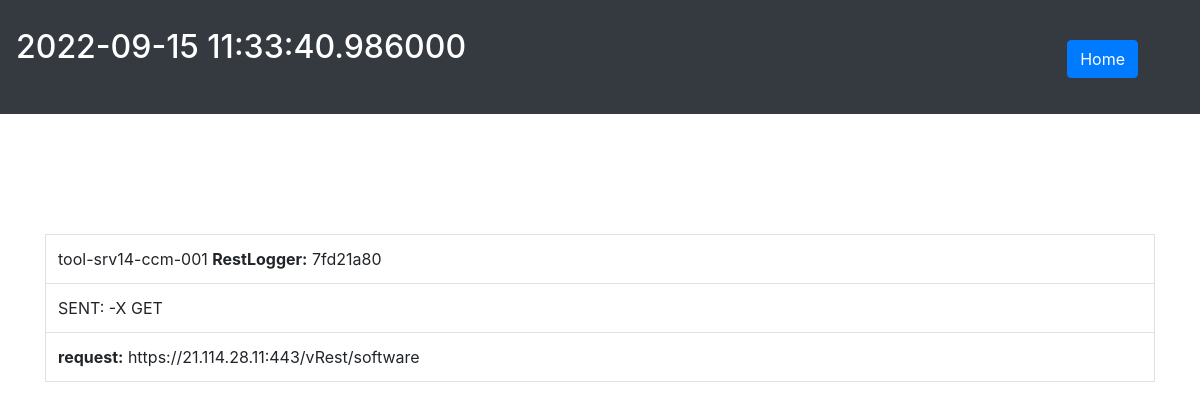
Page /log/1/ on the committed database.
### timeline/models.py (models this page shows)
class Log(models.Model):
    class type_T(models.TextChoices):
        SENT = 'SENT', _('SENT')
        RECEIVED = 'RECEIVED', _('RECEIVED')
        CONF_SENT = 'CONF SENT', _('CONF SENT')
        CONF_RECEIVED = 'CONF RECEIVED', _('CONF RECEIVED')
    ID = models.IntegerField(primary_key=True)
    dateTime = models.DateTimeField()
    type = models.CharField(max_length=20, choices=type_T.choices) #SENT/RECEIVED
    restLogger = models.CharField(max_length=64)
    hostname = models.CharField(max_length=64)
    timeline = models.ForeignKey(Timeline, on_delete=models.CASCADE)

class Request(models.Model):
    class requestType_T(models.TextChoices):
        GET = 'GET', _('GET')
        POST = 'POST', _('POST')
    ID = models.IntegerField(primary_key=True)
    requestType = models.CharField(max_length=4, choices=requestType_T.choices) #GET/POST
    URL = models.CharField(max_length=256)
    params = models.CharField(max_length=64)
    log = models.ForeignKey(Log, on_delete=models.CASCADE)

### timeline/views.py (the view)
# urls.py: path('log/<int:id>/', views.log, name='timeline-log'),
def log(request, id):
    log_ = Log.objects.filter(ID=id).first()
    request_ = Request.objects.filter(log = log_).first()
    data_ = Data.objects.filter(log=log_).first()
    context = {
        'log': log_,
        'request': request_,
        'data': data_
    }
    try:
        return render(request, 'timeline/log.html', context)
    except:
        return render(request, 'timeline/connection_error.html')

### timeline/templates/timeline/log.html (shortened to what this page needs)
{% extends "timeline/base.html" %}
{% block content %}
<div class="p-3 bg-dark text-white">
    <h2 style="margin-top: 1%;"> {{ log.dateTime|date:'Y-m-d H:i:s.u' }} </h2>
    <a href="{% url 'timeline-home' %}"><button class="btn btn-primary" style="margin-left: 90%; margin-top: -5%;">Home</button></a>
</div>
<div class="container" style="margin-top: 10%;">
    <table class="table table-bordered">
        <tbody>
            {% if log.type == 'SENT' or log.type == 'CONF SENT' %}
                <tr>
                    <td>{{ log.hostname }} <b>RestLogger:</b> {{ log.restLogger }}</td>
                </tr>
                <tr>
                    <td>{{ log.type }}: {{ request.params }} {{ request.requestType }}</td>
                </tr>
                <tr>
                    <td><b>request:</b> {{ request.URL }}</td>
                </tr>
            {% endif %}
        </tbody>
    </table>
</div>
{% endblock content %}

### rows in the picture
Log: dateTime "2022-09-15 11:33:40.986000", hostname "tool-srv14-ccm-001", restLogger "7fd21a80", type "SENT"
Request: params "-X", requestType "GET", URL "https://21.114.28.11:443/vRest/software"
